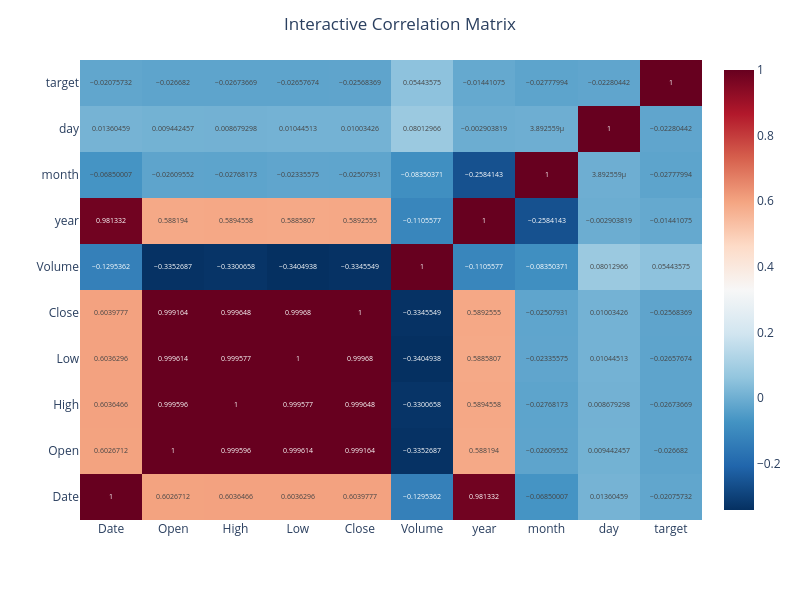

Notebook cell for this chart:
### Code cell
fig = px.imshow(
    corr,
    text_auto=True,
    color_continuous_scale="RdBu_r",
    origin='lower',
    aspect='auto'
)
fig.update_layout(
    title="Interactive Correlation Matrix",
    title_x=0.5,
    width=800,
    height=600
)
fig.show()

### Figure 1 — Plotly figure (JSON) as saved in the notebook; plotly's stock layout.template omitted (floating-point values rounded to 4 significant figures)
{"data": [{"coloraxis": "coloraxis", "hovertemplate": "x: %{x}<br>y: %{y}<br>color: %{z}<extra></extra>", "name": "0", "texttemplate": "%{z}", "type": "heatmap", "x": ["Date", "Open", "High", "Low", "Close", "Volume", "year", "month", "day", "target"], "xaxis": "x", "y": ["Date", "Open", "High", "Low", "Close", "Volume", "year", "month", "day", "target"], "yaxis": "y", "z": [[1.0, 0.6027, 0.6036, 0.6036, 0.604, -0.1295, 0.9813, -0.0685, 0.0136, -0.02076], [0.6027, 1.0, 0.9996, 0.9996, 0.9992, -0.3353, 0.5882, -0.0261, 0.009442, -0.02668], [0.6036, 0.9996, 1.0, 0.9996, 0.9996, -0.3301, 0.5895, -0.02768, 0.008679, -0.02674], [0.6036, 0.9996, 0.9996, 1.0, 0.9997, -0.3405, 0.5886, -0.02336, 0.01045, -0.02658], [0.604, 0.9992, 0.9996, 0.9997, 1.0, -0.3346, 0.5893, -0.02508, 0.01003, -0.02568], [-0.1295, -0.3353, -0.3301, -0.3405, -0.3346, 1.0, -0.1106, -0.0835, 0.08013, 0.05444], [0.9813, 0.5882, 0.5895, 0.5886, 0.5893, -0.1106, 1.0, -0.2584, -0.002904, -0.01441], [-0.0685, -0.0261, -0.02768, -0.02336, -0.02508, -0.0835, -0.2584, 1.0, 3.893e-06, -0.02778], [0.0136, 0.009442, 0.008679, 0.01045, 0.01003, 0.08013, -0.002904, 3.893e-06, 1.0, -0.0228], [-0.02076, -0.02668, -0.02674, -0.02658, -0.02568, 0.05444, -0.01441, -0.02778, -0.0228, 1.0]]}], "layout": {"coloraxis": {"colorscale": [[0, "rgb(5,48,97)"], [0.1, "rgb(33,102,172)"], [0.2, "rgb(67,147,195)"], [0.3, "rgb(146,197,222)"], [0.4, "rgb(209,229,240)"], [0.5, "rgb(247,247,247)"], [0.6, "rgb(253,219,199)"], [0.7, "rgb(244,165,130)"], [0.8, "rgb(214,96,77)"], [0.9, "rgb(178,24,43)"], [1, "rgb(103,0,31)"]]}, "height": 600, "margin": {"t": 60}, "title": {"text": "Interactive Correlation Matrix", "x": 0.5}, "width": 800, "xaxis": {"anchor": "y", "domain": [0, 1]}, "yaxis": {"anchor": "x", "autorange": true, "domain": [0, 1]}}}
